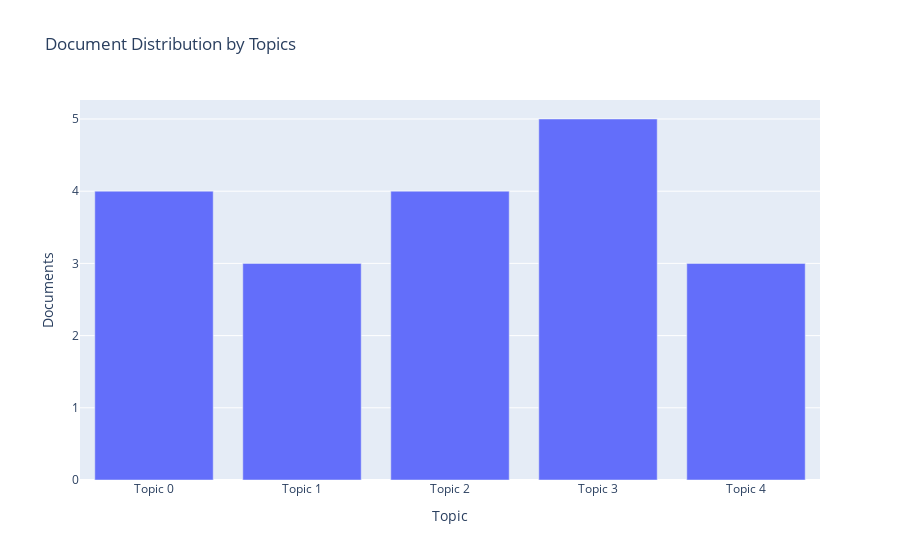

The cell this chart's notebook holds for it:
### Markdown cell above
## **Topic Distribution**

### Code cell
plot_model(lda2, plot = 'topic_distribution')

### Figure 1 — Plotly figure (JSON) as saved in the notebook; plotly's stock layout.template omitted (floating-point values rounded to 4 significant figures)
{"data": [{"alignmentgroup": "True", "customdata": [["political, system, democracy, state, power, society, include, government, form, interval"], ["political, state, politic, empire, view, nation, social, theory, international, science"], ["statistic, datum, statistical, sample, use, population, method, analysis, test, include"], ["social, medium, use, user, people, platform, facebook, also, content, post"], ["statistical, datum, study, variable, statistic, probability, use, type, measurement, right"]], "hovertemplate": "Topic=%{x}<br>Documents=%{y}<br>Keyword=%{customdata[0]}<extra></extra>", "legendgroup": "", "marker": {"color": "#636efa", "pattern": {"shape": ""}}, "name": "", "offsetgroup": "", "orientation": "v", "showlegend": false, "textposition": "auto", "type": "bar", "x": ["Topic 0", "Topic 1", "Topic 2", "Topic 3", "Topic 4"], "xaxis": "x", "y": [4, 3, 4, 5, 3], "yaxis": "y"}], "layout": {"barmode": "relative", "legend": {"tracegroupgap": 0}, "title": {"text": "Document Distribution by Topics"}, "xaxis": {"anchor": "y", "domain": [0, 1], "title": {"text": "Topic"}}, "yaxis": {"anchor": "x", "domain": [0, 1], "title": {"text": "Documents"}}}}
